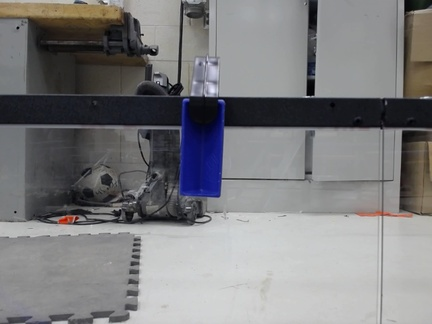
//> input picture calib/calib01.jpg, 432 x 324 px, shrunk from 640 x 480 before the run; its folder holds 2 pictures in this run
$ ./main   (built with g++ and OpenCV 4)
//> lines starting //> are read from the running program, lines starting //| are printed output that depends on the picture; after the words box and inside, x2 and y2 are one past the last pixel; in counts of white or black regions, pixels touching at a corner belong together
#include "opencv2/core.hpp"
#include "opencv2/core/matx.hpp"
#include "opencv2/core/types.hpp"
#include "opencv2/imgcodecs.hpp"
#include "opencv2/imgproc.hpp"
#include <cstdlib>
#include <filesystem>
#include <fstream>
#include <opencv2/opencv.hpp>
#include <sstream>

#define linesPerElem 6

// #define IMG
// #define CROP_VIEW

struct Color
{
	unsigned char r;
	unsigned char g;
	unsigned char b;
};

struct ColorRange
{
	Color low;
	Color high;
	char hasLow2;
	Color low2;
	Color high2;
};

cv::Vec3b Color_vec(const Color* c)
{
	return {c->r, c->g, c->b};
}

ColorRange redRange = {
	.low = {160, 150, 20},
	.high = {180, 255, 255},
	.hasLow2 = 1,
	.low2 = {0, 150, 20},
	.high2 = {20, 255, 255},
};

ColorRange blueRange = {
	.low = {0, 50, 50},
	.high = {80, 255, 255},
	.hasLow2 = 0,
};

ColorRange blueRange2 = {
	.low = {128, 20, 20},
	.high = {198, 255, 255},
	.hasLow2 = 0,
};

int i2 = 0;
float focalLength = 0.0f;

// [133 lines left out: function process, not called in this run]

void calibrate()
{
	printf("calibrating\n");

	std::vector<float> distances;
	{
		std::ifstream distFile("calib/calibDistances.txt");
		std::stringstream sstream;
		sstream << distFile.rdbuf();
		char buf[12];
		int ind = 0;
		std::string s = sstream.str();
		for (char c : s)
		{
			if (c == '\r')
				continue;
			if (c == '\n')
			{
				buf[ind] = 0;
				float n = std::atof(buf);
				distances.push_back(n);
				ind = 0;
				continue;
			}
			buf[ind++] = c;
		}
		buf[ind] = 0;
		float n = std::atof(buf);
		distances.push_back(n);
	}
	printf("calib distances loaded, %d numbers\n", distances.size());

	std::vector<float> focalLengths;

	int i = 0;
	for (std::filesystem::path p : std::filesystem::directory_iterator("calib"))
	{
		if (p.extension() != ".jpg")
			continue;
		cv::Mat mat = cv::imread(p.string().c_str(), cv::IMREAD_COLOR);
//> mat is the input picture: 324 rows x 432 cols, CV_8UC3; mean B, G, R 126.6, 124.8, 125.1
		if (mat.data == nullptr)
		{
			printf("error: unable to read calib image. \"%s\"\n", p.string().c_str());
			fflush(stdout);
			exit(1);
		}
		ColorRange* range = &blueRange;
		cv::cvtColor(mat, mat, cv::COLOR_RGB2HSV);
//> mat: 324 rows x 432 cols, CV_8UC3; mean H, S, V 40.6, 23.2, 129.7

		cv::Mat m = mat;

		cv::Mat m2;

		cv::inRange(m, Color_vec(&range->low), Color_vec(&range->high), m2);
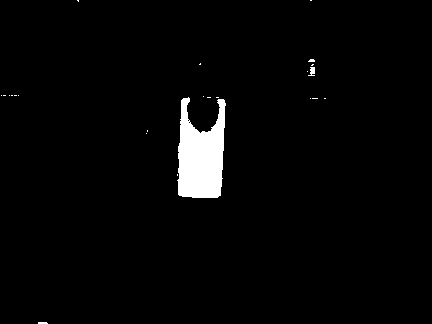
//> m2: 324 rows x 432 cols, CV_8UC1; 2.6% white; 24 white regions (22 under 20 px)
		if (range->hasLow2)
		{
			cv::Mat m3;
			cv::inRange(m, Color_vec(&range->low2), Color_vec(&range->high2), m3);
			cv::add(m3, m2, m2);
		}

		std::vector<std::vector<cv::Point>> countors;

		cv::findContours(m2, countors, cv::RetrievalModes::RETR_LIST, cv::ContourApproximationModes::CHAIN_APPROX_NONE);
//> countors = 26 contours, 24 with area under 20; largest, box (x1, y1, x2, y2) and area: (177, 97, 226, 198) 3320, (308, 67, 315, 76) 24

		if (countors.size() == 0)
		{
			printf("error: no elements found in calib image\n");
			fflush(stdout);
			exit(1);
		}

		bool bk = false;
		for (const std::vector<cv::Point>& countor : countors)
		{
			cv::RotatedRect rect = cv::minAreaRect(countor);

			if (rect.size.height < 40)
				continue;
			if (rect.size.width < 40)
				continue;

			float rectWidth;
			float rectHeight;
			if (rect.size.width > rect.size.height)
			{
				rectWidth = rect.size.height;
				rectHeight = rect.size.width;
			}
			else
			{
				rectWidth = rect.size.width;
				rectHeight = rect.size.height;
			}

			float dist = distances[i++];
			float width = 1.5f;

			focalLengths.push_back((rectWidth * dist) / width);

			bk = true;
			break;
		}
//> this loop made 12 passes
//> (rect, rectWidth, rectHeight) on pass 12: (centre (200.6, 147.4), size (99.8, 45.3), angle -87.6, 45.28, 99.75)
//> (countor, rect) on passes 2, 3, 4, 7, 9, 10: (2 Points (x, y): [177, 174], [177, 175], centre (177, 174.5), size (1, 0), angle -90), (1 Point (x, y): [146, 133], centre (146, 133), size (0, 0), angle -90), (2 Points (x, y): [147, 130], [147, 131], centre (147, 130.5), size (1, 0), angle -90), (2 Points (x, y): [324, 98], [325, 98], centre (324.5, 98), size (0, 1), angle -90), (1 Point (x, y): [310, 98], centre (310, 98), size (0, 0), angle -90), (4 Points (x, y): [216, 97], [217, 97], [218, 97], [217, 97], centre (217, 97), size (0, 2), angle -90)
		if (bk)
			continue;
		printf("error: no valid elements found in calib image\n");
		fflush(stdout);
		exit(1);
	}
//> pass 2 of the loop in calibrate, `for (std::filesystem::path p : std::filesystem::directory_iterator("ca..`:
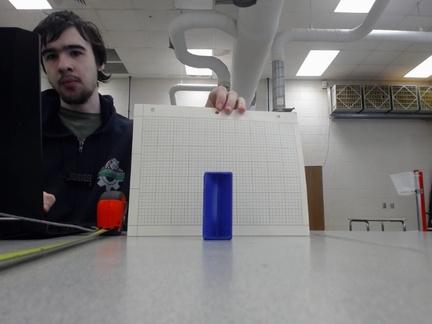
//> input picture calib/calib02.jpg, 432 x 324 px, shrunk from 640 x 480 before the run
//> in calibrate, mat is the input picture: 324 rows x 432 cols, CV_8UC3; mean B, G, R 120.4, 120.1, 121.8
//> mat: 324 rows x 432 cols, CV_8UC3; mean H, S, V 62.1, 28.9, 124.7
//> in calibrate, `cv::inRange(m, Color_vec(&range->low), Color_vec(&range->high), m2);`:
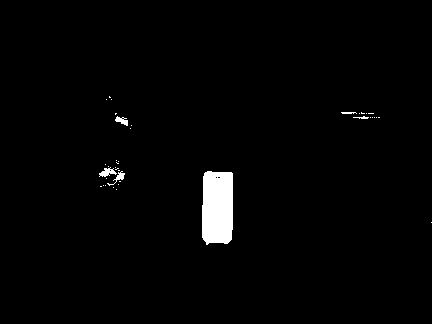
//> m2: 324 rows x 432 cols, CV_8UC1; 1.8% white; 38 white regions (32 under 20 px)
//> countors = 42 contours, 38 with area under 20; largest, box (x1, y1, x2, y2) and area: (202, 171, 233, 245) 2050, (99, 167, 117, 177) 70, (115, 116, 128, 126) 52, (107, 171, 125, 186) 40
//> the loop in calibrate, `for (const std::vector<cv::Point>& countor : countors)` made 42 passes
//> (countor, rect) on passes 1 to 5: (1 Point (x, y): [431, 222], centre (431, 222), size (0, 0), angle -90), (1 Point (x, y): [116, 189], centre (116, 189), size (0, 0), angle -90), (1 Point (x, y): [113, 187], centre (113, 187), size (0, 0), angle -90), (2 Points (x, y): [100, 186], [101, 186], centre (100.5, 186), size (0, 1), angle -90), (1 Point (x, y): [105, 185], centre (105, 185), size (0, 0), angle -90)
	printf("processed %d images\n", i);
	float sum = 0;
	for (float f : focalLengths)
		sum += f;
	focalLength = sum / focalLengths.size();
	printf("focal length %.2f\n", focalLength);
	printf("done\n");
}

int main(int argc, const char** argv)
{
	printf("\033[2J\033[H\033[8m");
//> (the run ends here: a file the program needs is not available, at `exit(1);`)
